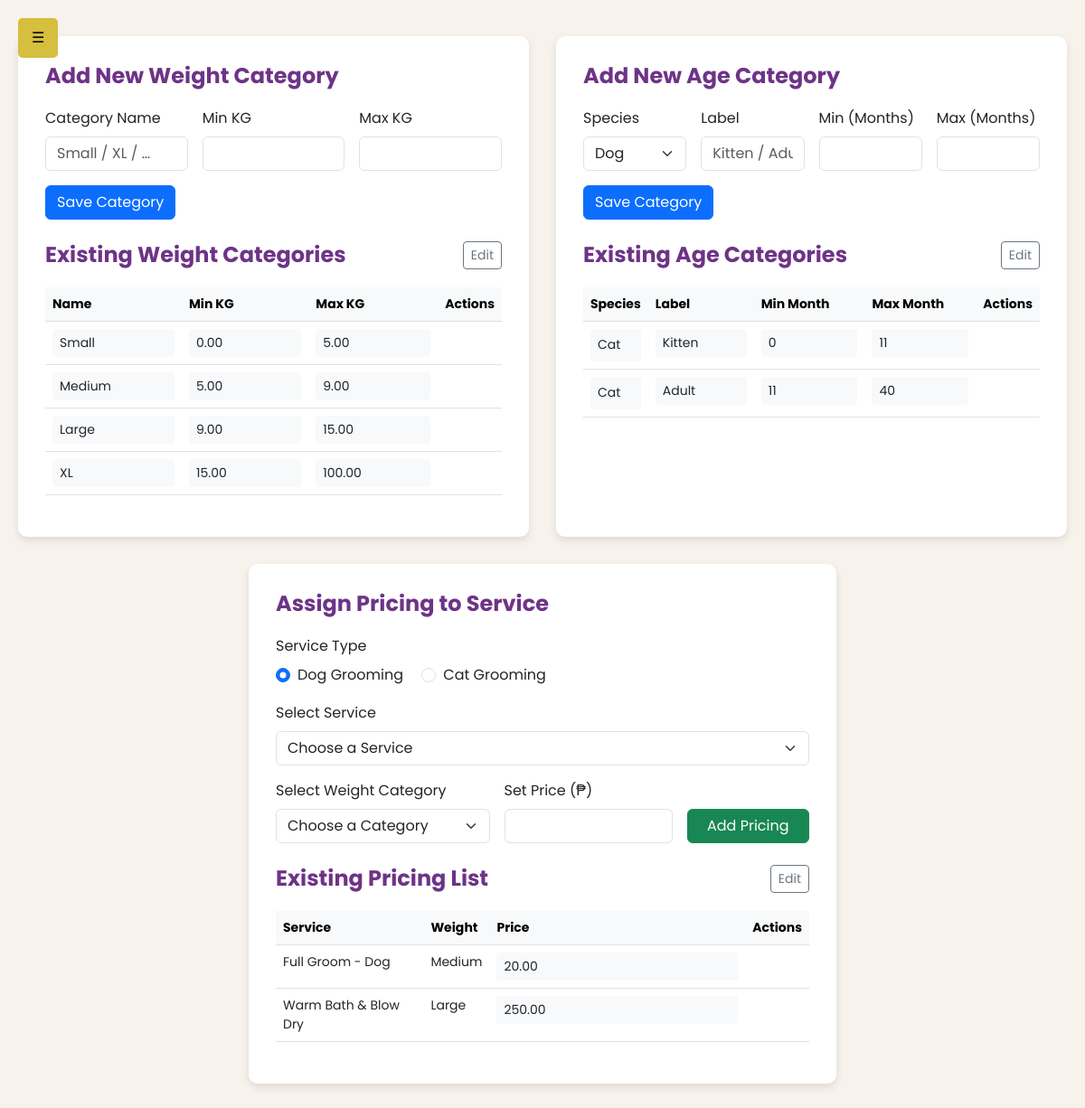
Before: /admin/admin-pricing-list.php with the older database file.
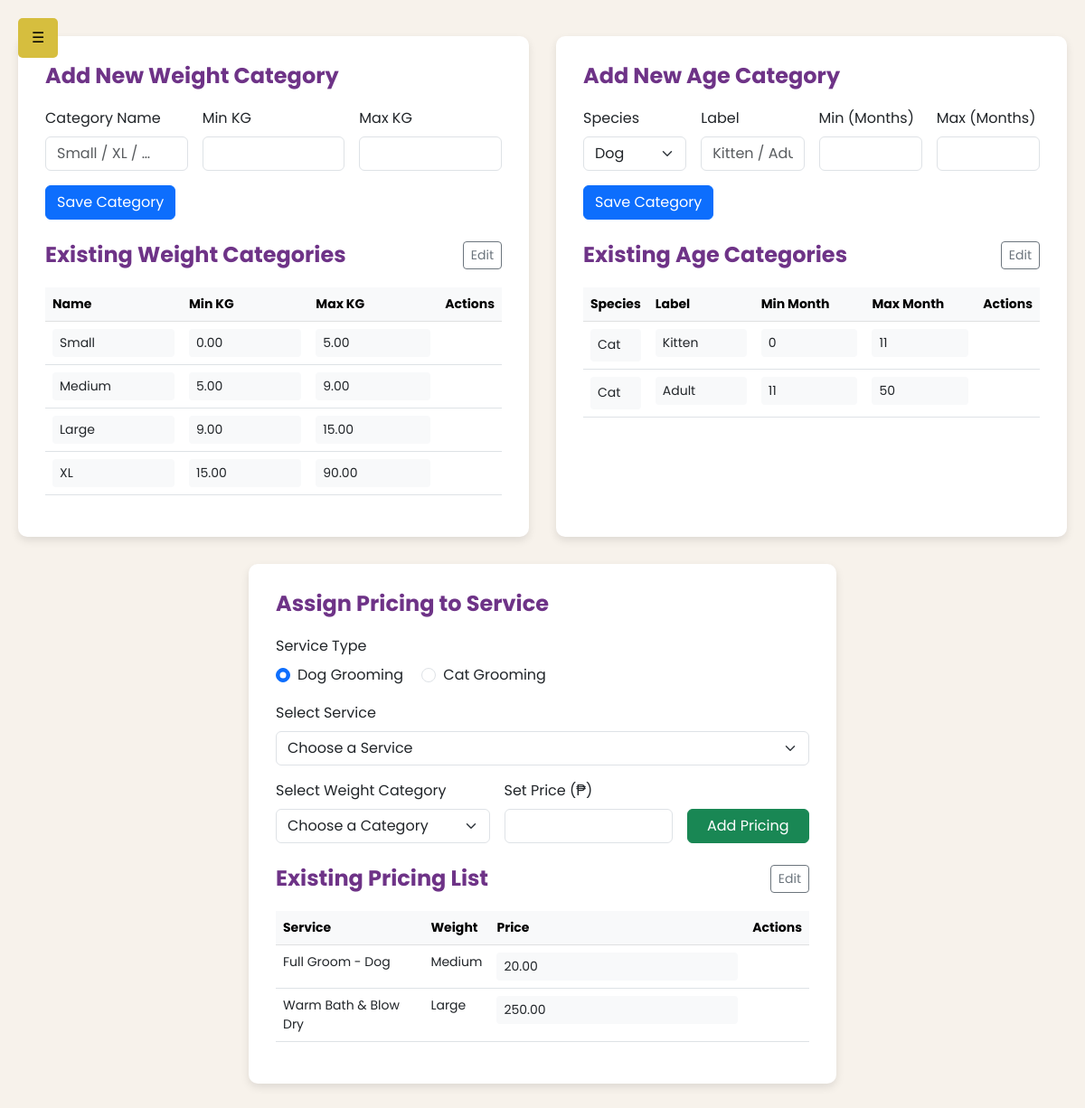
After: the same page with the newer database file.
### tables this page shows
CREATE TABLE `weight_categories` (
  `id` int(11) NOT NULL,
  `category_name` enum('Small','Medium','Large','XL') NOT NULL,
  `min_kg` decimal(5,2) NOT NULL,
  `max_kg` decimal(5,2) NOT NULL
);

CREATE TABLE `age_categories` (
  `id` int(11) NOT NULL,
  `species` enum('Dog','Cat') NOT NULL,
  `label` varchar(20) DEFAULT NULL,
  `min_months` int(11) NOT NULL,
  `max_months` int(11) NOT NULL
);

### admin/admin-pricing-list.php (the view, shortened to what the changed rows need)
<?php
include_once '../helpers/audit-log.php';
$isAjax = ($_SERVER['REQUEST_METHOD'] === 'POST' && isset($_POST['action']));
if (!$isAjax) {
    include_once 'admin-navigation.php';
}
$weightRows = $conn->query("SELECT * FROM weight_categories ORDER BY id ASC")->fetch_all(MYSQLI_ASSOC);
$ageRows    = $conn->query("SELECT * FROM age_categories   ORDER BY id ASC")->fetch_all(MYSQLI_ASSOC);
?>
<!DOCTYPE html>
<html lang="en">
<head>
<link href="https://cdn.jsdelivr.net/npm/bootstrap@5.3.0/dist/css/bootstrap.min.css" rel="stylesheet">
</head>
<body>
<div class="main-wrapper">
<div class="card-container">
    <table class="table table-hover view-only" id="weightTable">
        <thead class="table-light"><tr><th>Name</th><th>Min KG</th><th>Max KG</th><th>Actions</th></tr></thead>
        <tbody id="weightBody">
        <?php foreach($weightRows as $r): ?>
            <tr data-id="<?= $r['id'] ?>">
                <td><input class="form-control form-control-sm" value="<?= htmlspecialchars($r['category_name']) ?>"></td>
                <td><input type="number" class="form-control form-control-sm" value="<?= $r['min_kg'] ?>"></td>
                <td><input type="number" class="form-control form-control-sm" value="<?= $r['max_kg'] ?>"></td>
                <td>
                </td>
            </tr>
        <?php endforeach;?>
        </tbody>
    </table>
</div>
<div class="card-container">
    <table class="table table-hover view-only" id="ageTable">
        <thead class="table-light"><tr><th>Species</th><th>Label</th><th>Min Month</th><th>Max Month</th><th>Actions</th></tr></thead>
        <tbody id="ageBody">
        <?php foreach($ageRows as $a): ?>
            <tr data-id="<?= $a['id'] ?>">
                <td>
                    <select class="form-select form-select-sm">
                        <option value="Cat"<?= $a['species']==='Cat'?' selected':'';?>>Cat</option>
                    </select>
                </td>
                <td><input class="form-control form-control-sm" value="<?= htmlspecialchars($a['label']) ?>"></td>
                <td><input type="number" class="form-control form-control-sm" value="<?= $a['min_months'] ?>"></td>
                <td><input type="number" class="form-control form-control-sm" value="<?= $a['max_months'] ?>"></td>
                <td>
                </td>
            </tr>
        <?php endforeach;?>
        </tbody>
    </table>
</div>
<div class="card-container">
    <table class="table table-hover view-only" id="pricingTable">
        <thead class="table-light"><tr><th>Service</th><th>Weight</th><th>Price</th><th>Actions</th></tr></thead>
    </table>
</div>
</div>
</body>
</html>

Changed rows visible on the page:
changed weight_categories "XL": max_kg "100.00" → "90.00"
changed age_categories "Adult": max_months "40" → "50"
